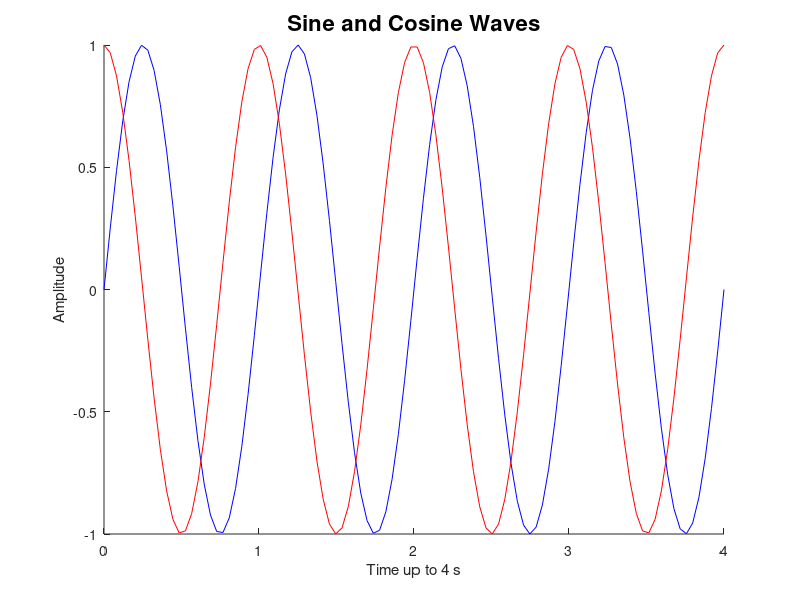

The MATLAB script that drew this image: (Note: this script raises an error after producing the figure.)
% Plot handles are a great way of getting to components of a plot.
%  You can then update specific components of a plot independently.
%  This is really useful if you want to update plots during a loop.

maxt = 4;
t = linspace(0,maxt);
s = sin(2*pi*t);
c = cos(2*pi*t);

figure; hold on;
sh = plot(t,s,'b');
ch = plot(t,c,'r');

% Basic labeling
xlabel('Time (s)');
ylabel('Amplitude');
title('Sine and Cosine Waves');

%% Change the text properties
title('Sine and Cosine Waves','FontSize',16,'FontWeight','Bold');
% We can always combine these with spritnf
units = 's';
xlabel(sprintf('Time up to %d %s',maxt,units));

%% Removing labeling
% If we have stacked plots it is useful to turn off some labeling
% Case 1 will use gca, the current axes handle
% And case 2 will use handles more transparently
h = figure;
% Upper subplot, this shouldn't have the x tick labels
%  (they overlap with the lower axes)
ax1 = subplot([.2,.5,.6,.4]);
plot(t,s);
set(gca,'XTickLabel',{});
% Lower subplot, I'll take off the y tick labels
ax2 = subplot([.2,.1,.6,.4]);
plot(t,c);
set(ax2,'YTickLabel',{});
% We can also set properties of the figure
% Note that if you save the figure, the name is not saved
set(h,'Name','Sine and Cosine');

